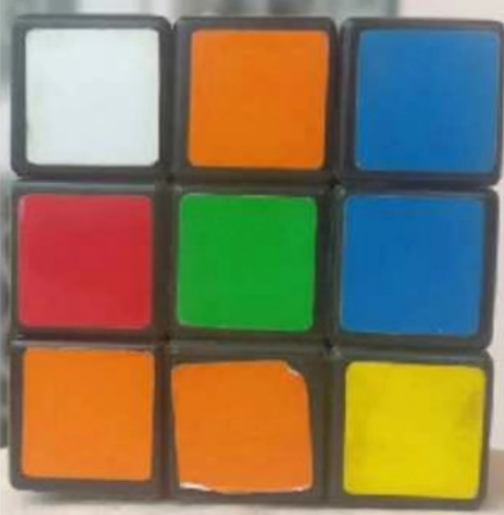
//> input picture VscodeOpencv/training1.jpg, 504 x 515 px
$ ./training1lab2   (built with g++ and OpenCV 4)
//> lines starting //> are read from the running program, lines starting //| are printed output that depends on the picture; after the words box and inside, x2 and y2 are one past the last pixel; in counts of white or black regions, pixels touching at a corner belong together
#include <iostream>
#include <opencv2/opencv.hpp>

using namespace cv;
using namespace std;

int main()
{
    // 读取图像并将其从BGR转换为LAB颜色空间
    Mat image = imread("training1.jpg");
//> image is the input picture: 515 rows x 504 cols, CV_8UC3; mean B, G, R 88.5, 120, 133.2
    Mat lab_image;
    cvtColor(image, lab_image, COLOR_BGR2Lab);
//> lab_image: 515 rows x 504 cols, CV_8UC3; mean of channels 0, 1, 2 134.6, 134.6, 147.2

    // 定义红色和蓝色的LAB颜色范围
    Scalar red_lower = Scalar(0, 150, 0);
    Scalar red_upper = Scalar(100, 255, 80);
    Scalar blue_lower = Scalar(0, 0, 128);
    Scalar blue_upper = Scalar(100, 120, 255);

    // 分别提取红色和蓝色颜色块
    Mat red_mask, blue_mask;
    inRange(lab_image, red_lower, red_upper, red_mask);
//> red_mask: 515 rows x 504 cols, CV_8UC1; every value is 0
    inRange(lab_image, blue_lower, blue_upper, blue_mask);
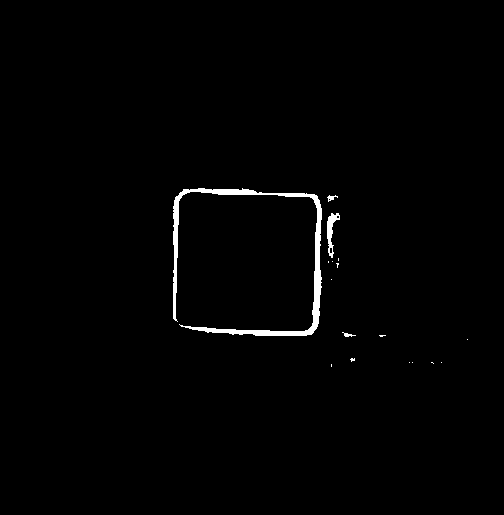
//> blue_mask: 515 rows x 504 cols, CV_8UC1; 1.1% white; 17 white regions (13 under 20 px)

    // 找到红色和蓝色轮廓
    vector<vector<Point>> red_contours;
    findContours(red_mask, red_contours, RETR_EXTERNAL, CHAIN_APPROX_SIMPLE);
//> red_contours = 0 contours
    vector<vector<Point>> blue_contours;
    findContours(blue_mask, blue_contours, RETR_EXTERNAL, CHAIN_APPROX_SIMPLE);
//> blue_contours = 17 contours, 14 with area under 20; largest, box (x1, y1, x2, y2) and area: (173, 188, 322, 336) 1949, (327, 213, 340, 258) 202, (327, 195, 338, 202) 22

    // 计算每个轮廓的质心
    for (const auto &contour : red_contours)
    {
        Moments M = moments(contour);
        if (M.m00 != 0)
        {
            int cx = static_cast<int>(M.m10 / M.m00);
            int cy = static_cast<int>(M.m01 / M.m00);
            cout << "Red block center: (" << cx << ", " << cy << ")" << endl;
        }
    }
//> this loop made 0 passes

    for (const auto &contour : blue_contours)
    {
        Moments M = moments(contour);
        if (M.m00 != 0)
        {
            int cx = static_cast<int>(M.m10 / M.m00);
            int cy = static_cast<int>(M.m01 / M.m00);
            cout << "Blue block center: (" << cx << ", " << cy << ")" << endl;
        }
    }
//> this loop made 17 passes
//> (cx, cy) on passes 6, 8, 9, 11, 15, 16, 17: (352, 359), (381, 335), (347, 334), (337, 263), (330, 230), (330, 197), (256, 262)
//> contour on passes 1, 2, 4, 5, 7, 10: 2 Points (x, y): [331, 364], [331, 366], 1 Point (x, y): [441, 362], 1 Point (x, y): [412, 362], 1 Point (x, y): [409, 362], 1 Point (x, y): [467, 339], 1 Point (x, y): [331, 279]
//| Blue block center: (352, 359)
//| Blue block center: (381, 335)
//| Blue block center: (347, 334)
//| Blue block center: (337, 263)
//| Blue block center: (330, 230)
//| Blue block center: (330, 197)
//| Blue block center: (256, 262)
    imshow("lab", lab_image);
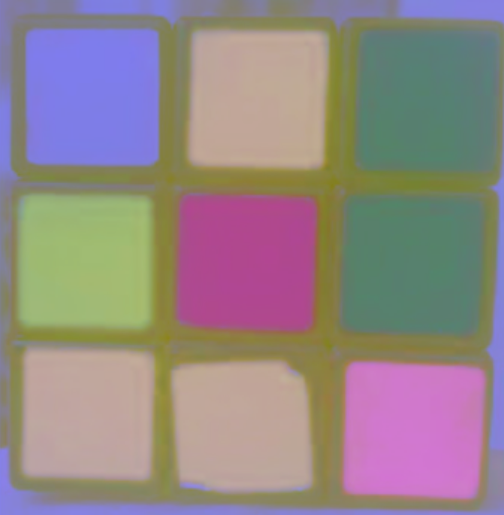
//> window 'lab': 515 rows x 504 cols, CV_8UC3; mean B, G, R 134.6, 134.6, 147.2
    waitKey(0);
    return 0;
}
